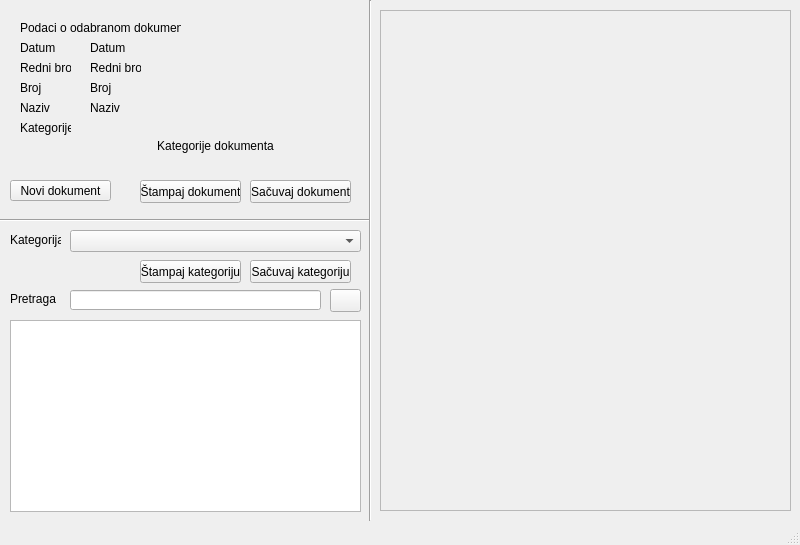
<?xml version="1.0" encoding="UTF-8"?>
<ui version="4.0">
 <class>MainWindow</class>
 <widget class="QMainWindow" name="MainWindow">
  <property name="geometry">
   <rect>
    <x>0</x>
    <y>0</y>
    <width>800</width>
    <height>545</height>
   </rect>
  </property>
  <property name="contextMenuPolicy">
   <enum>Qt::DefaultContextMenu</enum>
  </property>
  <property name="windowTitle">
   <string>Dokumenti</string>
  </property>
  <property name="windowIcon">
   <iconset>
    <normaloff>../Resources/documents.png</normaloff>../Resources/documents.png</iconset>
  </property>
  <property name="locale">
   <locale language="Serbian" country="BosniaAndHerzegowina"/>
  </property>
  <widget class="QWidget" name="centralwidget">
   <widget class="QLabel" name="label">
    <property name="geometry">
     <rect>
      <x>20</x>
      <y>20</y>
      <width>161</width>
      <height>16</height>
     </rect>
    </property>
    <property name="text">
     <string>Podaci o odabranom dokumentu</string>
    </property>
   </widget>
   <widget class="QLabel" name="label_2">
    <property name="geometry">
     <rect>
      <x>20</x>
      <y>40</y>
      <width>51</width>
      <height>16</height>
     </rect>
    </property>
    <property name="text">
     <string>Datum</string>
    </property>
   </widget>
   <widget class="QLabel" name="label_3">
    <property name="geometry">
     <rect>
      <x>20</x>
      <y>80</y>
      <width>51</width>
      <height>16</height>
     </rect>
    </property>
    <property name="text">
     <string>Broj</string>
    </property>
   </widget>
   <widget class="QLabel" name="label_4">
    <property name="geometry">
     <rect>
      <x>20</x>
      <y>60</y>
      <width>51</width>
      <height>16</height>
     </rect>
    </property>
    <property name="text">
     <string>Redni broj</string>
    </property>
   </widget>
   <widget class="QLabel" name="label_5">
    <property name="geometry">
     <rect>
      <x>20</x>
      <y>100</y>
      <width>51</width>
      <height>16</height>
     </rect>
    </property>
    <property name="text">
     <string>Naziv</string>
    </property>
   </widget>
   <widget class="QLabel" name="lblRedniBroj">
    <property name="geometry">
     <rect>
      <x>90</x>
      <y>60</y>
      <width>51</width>
      <height>16</height>
     </rect>
    </property>
    <property name="text">
     <string>Redni broj</string>
    </property>
   </widget>
   <widget class="QLabel" name="lblDatum">
    <property name="geometry">
     <rect>
      <x>90</x>
      <y>40</y>
      <width>51</width>
      <height>16</height>
     </rect>
    </property>
    <property name="text">
     <string>Datum</string>
    </property>
   </widget>
   <widget class="QLabel" name="lblNaziv">
    <property name="geometry">
     <rect>
      <x>90</x>
      <y>100</y>
      <width>51</width>
      <height>16</height>
     </rect>
    </property>
    <property name="text">
     <string>Naziv</string>
    </property>
   </widget>
   <widget class="QLabel" name="lblBroj">
    <property name="geometry">
     <rect>
      <x>90</x>
      <y>80</y>
      <width>51</width>
      <height>16</height>
     </rect>
    </property>
    <property name="text">
     <string>Broj</string>
    </property>
   </widget>
   <widget class="QLabel" name="label_6">
    <property name="geometry">
     <rect>
      <x>20</x>
      <y>120</y>
      <width>51</width>
      <height>16</height>
     </rect>
    </property>
    <property name="text">
     <string>Kategorije</string>
    </property>
   </widget>
   <widget class="QPushButton" name="btnStampajDokument">
    <property name="geometry">
     <rect>
      <x>140</x>
      <y>180</y>
      <width>101</width>
      <height>23</height>
     </rect>
    </property>
    <property name="text">
     <string>Štampaj dokument</string>
    </property>
   </widget>
   <widget class="QPushButton" name="btnSacuvajDokument">
    <property name="geometry">
     <rect>
      <x>250</x>
      <y>180</y>
      <width>101</width>
      <height>23</height>
     </rect>
    </property>
    <property name="text">
     <string>Sačuvaj dokument</string>
    </property>
   </widget>
   <widget class="Line" name="line">
    <property name="geometry">
     <rect>
      <x>0</x>
      <y>210</y>
      <width>371</width>
      <height>20</height>
     </rect>
    </property>
    <property name="orientation">
     <enum>Qt::Horizontal</enum>
    </property>
   </widget>
   <widget class="Line" name="line_2">
    <property name="geometry">
     <rect>
      <x>360</x>
      <y>0</y>
      <width>20</width>
      <height>521</height>
     </rect>
    </property>
    <property name="orientation">
     <enum>Qt::Vertical</enum>
    </property>
   </widget>
   <widget class="QLabel" name="label_7">
    <property name="geometry">
     <rect>
      <x>10</x>
      <y>232</y>
      <width>51</width>
      <height>16</height>
     </rect>
    </property>
    <property name="text">
     <string>Kategorija</string>
    </property>
   </widget>
   <widget class="QComboBox" name="boxKategorije">
    <property name="geometry">
     <rect>
      <x>70</x>
      <y>230</y>
      <width>291</width>
      <height>22</height>
     </rect>
    </property>
   </widget>
   <widget class="QPushButton" name="btnStampajKategoriju">
    <property name="geometry">
     <rect>
      <x>140</x>
      <y>260</y>
      <width>101</width>
      <height>23</height>
     </rect>
    </property>
    <property name="text">
     <string>Štampaj kategoriju</string>
    </property>
   </widget>
   <widget class="QPushButton" name="btnSacuvajKategoriju">
    <property name="geometry">
     <rect>
      <x>250</x>
      <y>260</y>
      <width>101</width>
      <height>23</height>
     </rect>
    </property>
    <property name="text">
     <string>Sačuvaj kategoriju</string>
    </property>
   </widget>
   <widget class="QTableView" name="tblDokumenti">
    <property name="geometry">
     <rect>
      <x>10</x>
      <y>320</y>
      <width>351</width>
      <height>192</height>
     </rect>
    </property>
   </widget>
   <widget class="QLineEdit" name="txtFilter">
    <property name="geometry">
     <rect>
      <x>70</x>
      <y>290</y>
      <width>251</width>
      <height>20</height>
     </rect>
    </property>
   </widget>
   <widget class="QPushButton" name="btnPretraga">
    <property name="geometry">
     <rect>
      <x>330</x>
      <y>289</y>
      <width>31</width>
      <height>23</height>
     </rect>
    </property>
    <property name="text">
     <string/>
    </property>
    <property name="icon">
     <iconset>
      <normaloff>../Resources/pretraga.png</normaloff>../Resources/pretraga.png</iconset>
    </property>
   </widget>
   <widget class="QPushButton" name="btnNoviDokument">
    <property name="geometry">
     <rect>
      <x>10</x>
      <y>180</y>
      <width>101</width>
      <height>21</height>
     </rect>
    </property>
    <property name="text">
     <string>Novi dokument</string>
    </property>
   </widget>
   <widget class="QLabel" name="label_8">
    <property name="geometry">
     <rect>
      <x>10</x>
      <y>291</y>
      <width>51</width>
      <height>16</height>
     </rect>
    </property>
    <property name="text">
     <string>Pretraga</string>
    </property>
   </widget>
   <widget class="QPushButton" name="txtKategorijeDokumenta">
    <property name="enabled">
     <bool>true</bool>
    </property>
    <property name="geometry">
     <rect>
      <x>80</x>
      <y>120</y>
      <width>271</width>
      <height>51</height>
     </rect>
    </property>
    <property name="text">
     <string>Kategorije dokumenta</string>
    </property>
    <property name="flat">
     <bool>true</bool>
    </property>
   </widget>
   <widget class="QScrollArea" name="scrollArea">
    <property name="geometry">
     <rect>
      <x>380</x>
      <y>10</y>
      <width>411</width>
      <height>501</height>
     </rect>
    </property>
    <property name="widgetResizable">
     <bool>true</bool>
    </property>
    <widget class="QWidget" name="wdgPDF">
     <property name="geometry">
      <rect>
       <x>0</x>
       <y>0</y>
       <width>409</width>
       <height>499</height>
      </rect>
     </property>
    </widget>
   </widget>
  </widget>
  <widget class="QStatusBar" name="statusbar"/>
 </widget>
 <resources/>
 <connections/>
</ui>
